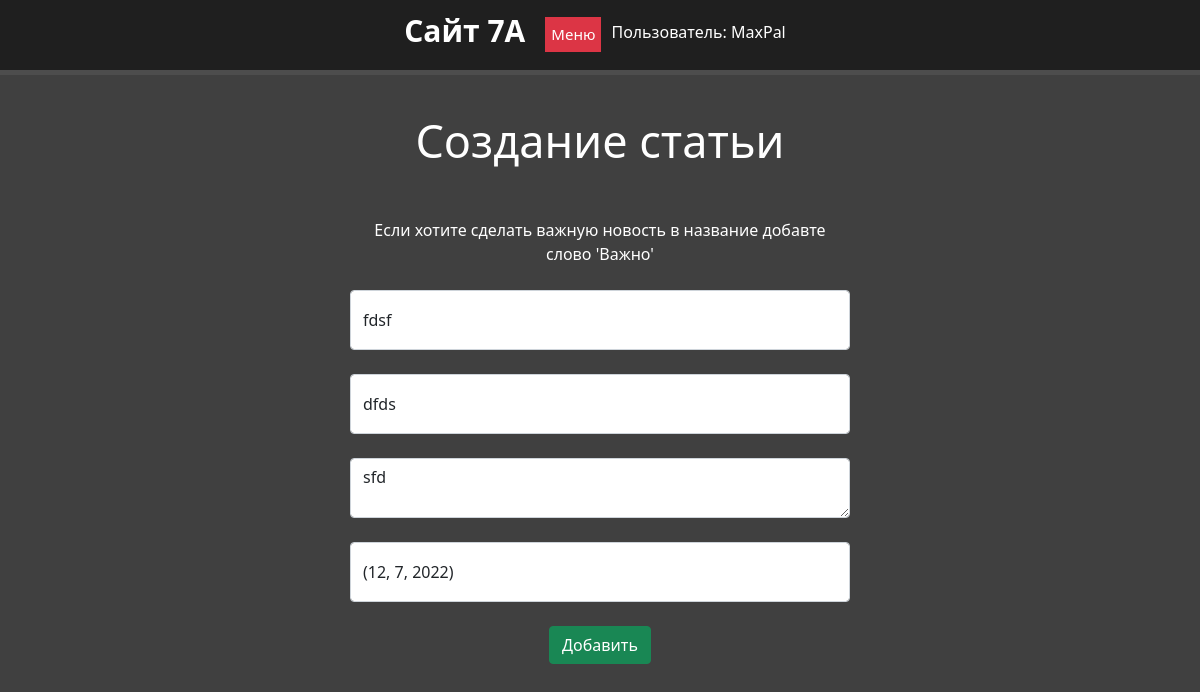
Page /news/16/update (signed in) on the committed database.
### news/models.py (models this page shows, shortened)
class Articles(models.Model):
    title = models.CharField('Название', max_length=50)
    anons = models.CharField('Анонс', max_length=250)
    full_text = models.TextField("Текст")
    date = models.CharField('Дата публикации', default=time, max_length=50)
    class Meta:
        verbose_name = "Новость"

### news/views.py (the view)
# urls.py: path('/<int:pk>/update', views.NewsUpdateViews.as_view(), name='news-update'),
class NewsUpdateViews(UpdateView):
    model = Articles
    template_name = 'news/create.html'
    form_class = ArticlesForm

### news/forms.py
class ArticlesForm(ModelForm):
    class Meta:
        model = Articles
        fields = ['title', 'anons', 'full_text', 'date']
        widgets = {
            'title': TextInput(attrs={
                'class': 'form-control',
                'placeholder': 'Назавание статьи'
            }),
            'anons': TextInput(attrs={
                'class': 'form-control',
                'placeholder': 'Анонс статьи'
            }),
            'date': TextInput(attrs={
                'class': 'form-control',
                'placeholder': 'Дата статьи'
            }),
            'full_text': Textarea(attrs={
                'class': 'form-control',
                'placeholder': 'Текст статьи'
            }),
        }

### news/templates/news/create.html (shortened to what this page needs)
{% extends "main/layout.html" %}
{% block content %}
    <div class="features">
        <h1>Создание статьи</h1>
        <form method="post">
            <p3>Если хотите сделать важную новость в название добавте слово 'Важно'</p3>
            <br>
            <br>
            {{ form.title }}<br>
            {{ form.anons }}<br>
            {{ form.full_text }}<br>
            {{ form.date }}<br>
            <div class="create">
                <button class="btn btn-success" type="submit">Добавить</button>
            </div>
        </form>
</div>
{% endblock %}

### main/templates/main/layout.html (shortened to what this page needs)
{%  load static %}
<!doctype html>
<html lang="ru">
<head>
    <link rel="stylesheet" href="https://cdn.jsdelivr.net/npm/bootstrap@5.1.3/dist/css/bootstrap.min.css">
    <link rel="stylesheet" href="{%  static "main/css/main.css" %}">
    <link rel="stylesheet" href="https://use.fontawesome.com/releases/v5.8.2/css/all.css">
</head>
<body>
<header>
    <div class="dws-menu">
        <ul class="dws-ul">
            <span class ="logo">Сайт 7А</span><br>
            <div class="dropdown">
              <button class="dropbtn">Меню</button>
            </div>
            {% if user.is_authenticated %}
              <li class="dws-li">Пользователь: {{ user.get_username }}</li>
            {% endif %}
        </ul>
    </div>
</header>
    <main>
        <div class="container">
            {% block content %}
            {% endblock %}
        </div>
    </main>
</body>
</html>

### main/static/main/css/main.css (style rules this page uses)
body { background: #404040; }
.form-control { height: 60px; }
.container { max-width: 2500px; margin: 0 auto; padding: 0 10px; }
.dws-menu { float: left; background: #1f1f1f; width: 100%; height: 100%; color: #fff; border-bottom: 5px solid #4d4d4d; }
ul.dws-ul { display: flex; padding: 0%; justify-content: center; margin-top: 10px; }
li.dws-li { list-style: none; padding: 10px; }
span.logo { font-size: 30px; font-weight: bold; position: relative; margin-right: 20px; margin-top: -2px; }
main .features { float: left; color: white; margin-top: 100px; text-align: center; width: 100%; }
main .features h1 { font-size: 45px; text-align: center; margin-top: -61px }
form { margin-left: auto; margin-right: auto; width: 500px; margin-top: 50px; }
.dropbtn { background-color: #dc3545; color: white; padding: 6px; font-size: 15px; border: none; margin-top: 7px; }
.dropdown { position: relative; display: inline-block; }

### rows in the picture
Articles: title "fdsf", anons "dfds", full_text "sfd", date "(12, 7, 2022)"

### other values in the picture
{{ user.get_username }} "MaxPal"
